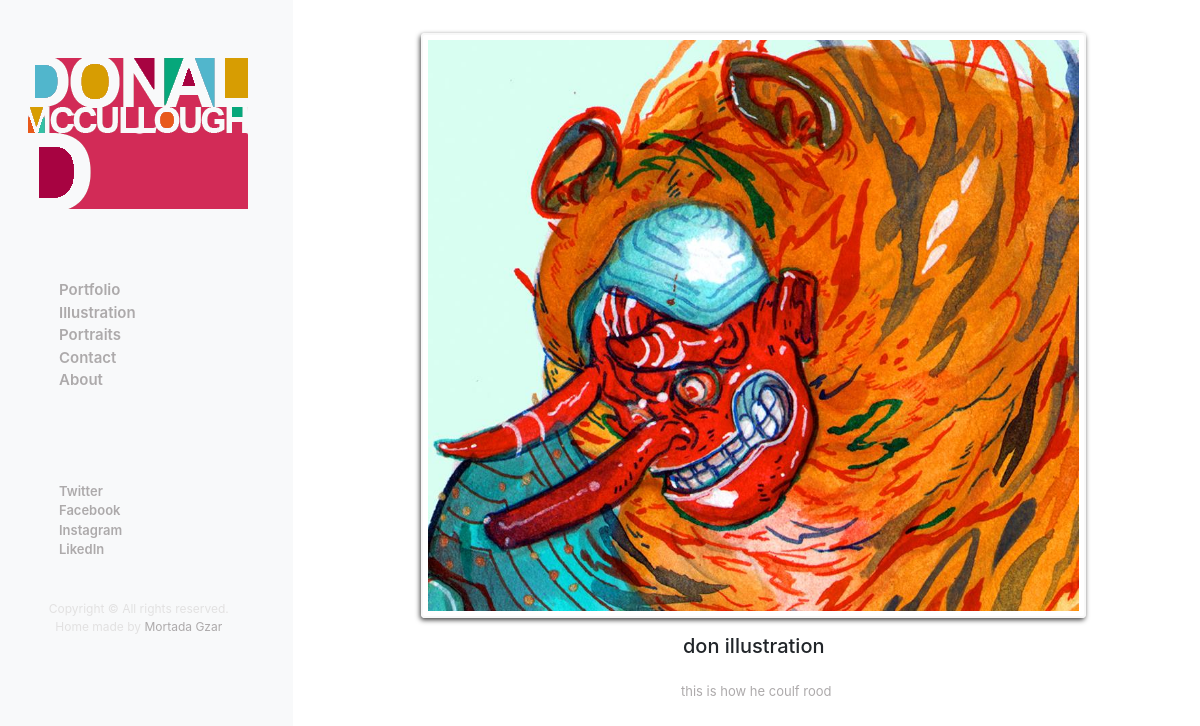
/post/1/, run on an earlier commit of the app's database.
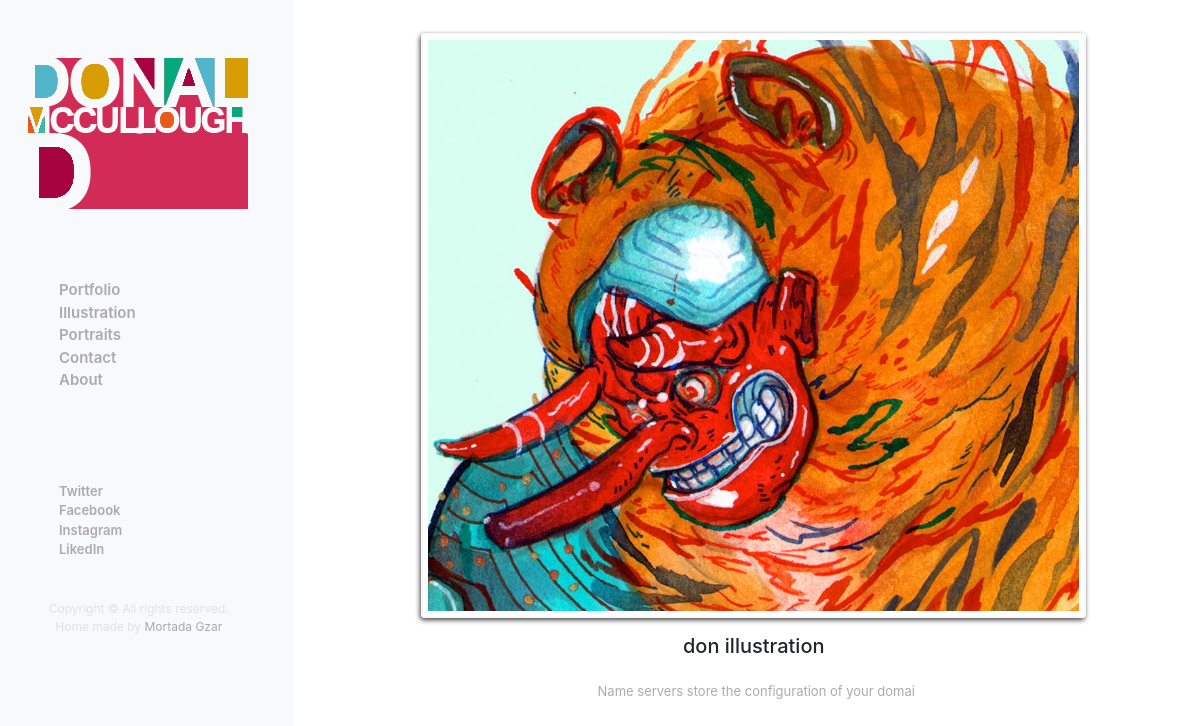
And on a later commit of the database.
### Don_portfolio/models.py (models this page shows)
class Post(models.Model):
       title = models.CharField(max_length = 50)
       discription = models.CharField(max_length = 50)
       picture = models.ImageField(upload_to = 'pictures')

### Don_portfolio/views.py (the view)
# urls.py: path('post/<int:pk>/', views.workview, name='workview'),
def workview(request, pk):
    post = get_object_or_404(Post, pk=pk)
    return render(request, 'workview.html', {'post': post})

### templates/Workview.html (shortened to what this page needs)
<html lang="en">
<head>
        {% block title %}
    {% load static %}
    <link rel="stylesheet" href="{% static 'css/bootstrap.min.css' %}">
    <link rel="stylesheet" href="{% static 'css/style.css' %}">
    <link rel="stylesheet" href="https://cdnjs.cloudflare.com/ajax/libs/font-awesome/4.7.0/css/font-awesome.min.css">
</head>
</head>
        <div class="row">
            <div class="col-sm-3 px-1  bg-light" id="slide">
                <div class="py-2 sticky-top flex-grow-1">
                    <div class="nav flex-sm-column">
                        <img class="logo" style="height: 20%;" src={% static "images/logo.png" %}>
                        <ol class="list1">
                                <li><a href="{% url 'home' %}">Portfolio</a></li>
                               <li><a href="{% url 'illustrations' %}">Illustration</a></li>
                               <li><a href="{% url 'Portraits' %}">Portraits</a></li>
                               <li><a href="{% url 'contact' %}">Contact</a></li>
                               <li><a href="{% url 'about' %}">About</a></li>
                           </ol>
                           <ol class="list2">
                                   <li>Twitter</li>
                                   <li>Facebook</li>
                                   <li>Instagram</li>
                                   <li>LikedIn</li>
                               </ol>
                               <div class="footer">
                                    Copyright © All rights reserved.<br>
                               Home made by <a class="by" href="https://www.mgzar.com/">Mortada Gzar </a>
                            </div>
                    </div>
                </div>
            </div>
            <div class="col" id="maind">
                    <div class="post">
                            {% if post %}
                                <div class="detail">
                                    <img class="imagedetail" src="{{ post.picture.url }}" alt="img">
                             <p class="titled"> <h5>{{ post.title }}</h5></p>
                            <p >{{post.discription}}</p>
                                </div>
                            {% endif %}
                        </div>
            </div>
        </div>
    {% endblock %}

What changed in the data, as far as the page shows it:
changed Post "don illustration": discription "this is how he coulf rood" → "Name servers store the configuration of your domai"
